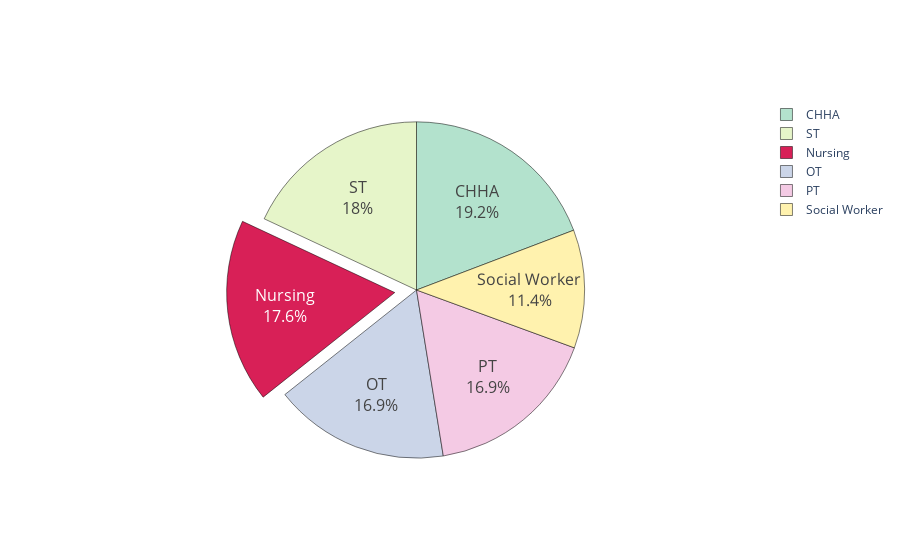

Notebook source saved alongside this figure:
### Code cell
colors = ['#b3e2cd','#d82057','#cbd5e8','#f4cae4','#e6f5c9','#fff2ae']
fig = go.Figure()
fig.add_trace(go.Pie(labels=data['Service'], values=data['Count'],
             pull=[0,0.13,0,0,0,0]))

fig.update_traces(textposition='inside', 
                  textinfo='percent+label', 
                  textfont_size=16,
                  marker=dict(colors=colors, line=dict(color='#000000', width=0.5)))
fig.show()

### Figure 1 — Plotly figure (JSON) as saved in the notebook; plotly's stock layout.template omitted (floating-point values rounded to 4 significant figures)
{"data": [{"labels": ["CHHA", "Nursing", "OT", "PT", "ST", "Social Worker"], "marker": {"colors": ["#b3e2cd", "#d82057", "#cbd5e8", "#f4cae4", "#e6f5c9", "#fff2ae"], "line": {"color": "#000000", "width": 0.5}}, "pull": [0, 0.13, 0, 0, 0, 0], "textfont": {"size": 16}, "textinfo": "percent+label", "textposition": "inside", "type": "pie", "values": [49, 45, 43, 43, 46, 29]}], "layout": {}}
